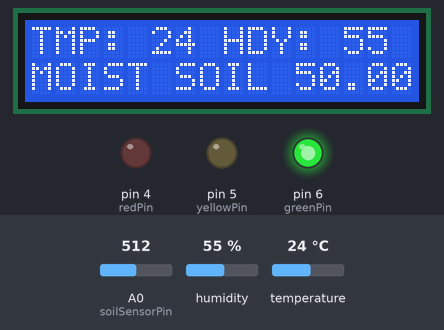
Recording of a sketch running on a simulated Arduino Uno, built with avr-gcc and run on an emulated ATmega328P. Parts: 16×2 character LCD, output pins drawn as LEDs (lit = HIGH). The inputs (shaded band) are chosen by the test bench; at power-on: A0 (soilSensorPin) = 512, humidity 55 %, temperature 24 °C. What the sketch prints to the serial monitor is not drawn.

Above: at 1.2 s.
1.3 s: A0 (soilSensorPin) set to 688
At 2.9 s:
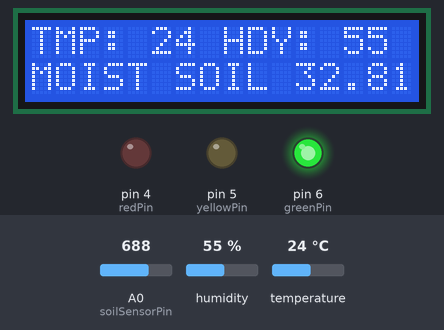
3.6 s: A0 (soilSensorPin) set to 707
At 4.9 s:
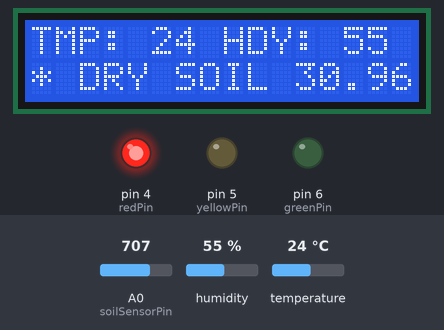
5.7 s: A0 (soilSensorPin) set to 240
At 7.6 s:
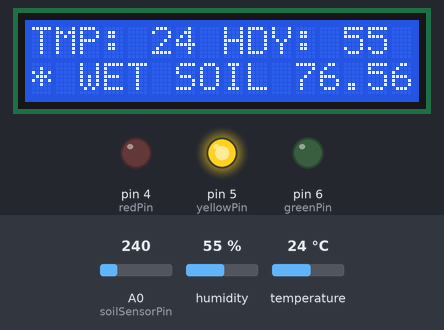
8.3 s: A0 (soilSensorPin) set to 89
At 9.7 s:
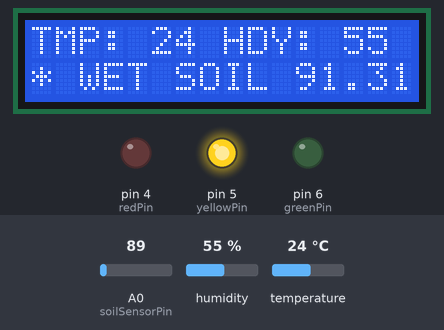
10.4 s: A0 (soilSensorPin) set to 0
At 12.7 s:
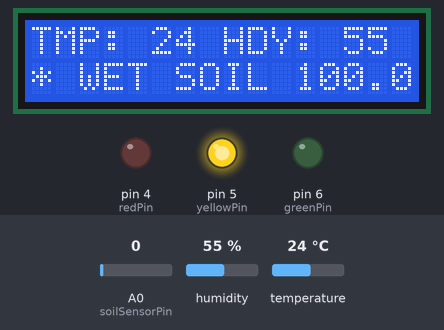
13.0 s: A0 (soilSensorPin) set to 95
At 13.7 s:
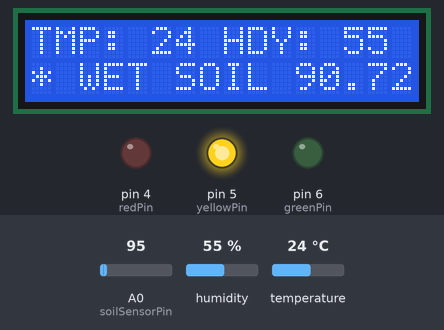
15.1 s: A0 (soilSensorPin) set to 105
Timing chart, 0 to 18.1 s (numbered marks = the images above; inputs shaded):
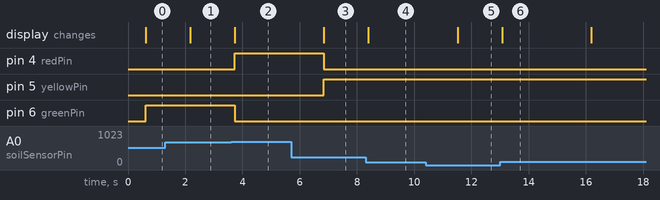

Measured:
- the behaviour switches between 699 and 700 on A0 (soilSensorPin) (found by bisection; images 1 and 2)
- after the input at 1.3 s, the display: changes after 0.88 s (image 1)
- after the input at 3.6 s, pin 4 (redPin): LOW → HIGH after 0.12 s; pin 6 (greenPin): HIGH → LOW after 0.12 s; the display: changes after 0.13 s (image 2)
- after the input at 5.7 s, pin 4 (redPin): HIGH → LOW after 1.1 s; pin 5 (yellowPin): LOW → HIGH after 1.1 s; the display: changes after 1.1 s (image 3)
- after the input at 8.3 s, the display: changes after 0.10 s (image 4)
- after the input at 10.4 s, the display: changes after 1.1 s (image 5)
- after the input at 13.0 s, the display: changes after 0.08 s (image 6)

The sketch:

arduino.ino
```cpp
#include <DHT11.h>
#include <DIYables_LCD_I2C.h>

DHT11 dht11(2); // init DHT11 Sensor in A2 port

// Define the pins
int soilSensorPin = A0; // Soil Sensor Pin

// LED Pins
int redPin = 4; // DRY Soil
int yellowPin = 5; // Wet Soil
int greenPin = 6; // Moist Soil

// Variables to store sensor value
int soilSensorValue = 0;
// int sen2val = 0;
DIYables_LCD_I2C lcd(0x27, 16, 2); // I2C address 0x27, 16 columns, 2 rows

void setup() {
  // Initialize serial communication at 9600 baud rate
  Serial.begin(9600);

  // Initialize the LED pin as an output
  pinMode(redPin, OUTPUT);
  pinMode(greenPin, OUTPUT);
  pinMode(yellowPin, OUTPUT);

  lcd.init();      // Initialize the LCD
  lcd.backlight(); // Turn on the backlight
}

void loop() {
  lcd.setCursor(0, 0);

  int temperature = 0;
  int humidity = 0;

  // Attempt to read the temperature and humidity values from the DHT11 sensor.
  int result = dht11.readTemperatureHumidity(temperature, humidity);

  // Check the results of the readings.
  // If the reading is successful, print the temperature and humidity values.
  // If there are errors, print the appropriate error messages.
  if (result == 0) {
      // Serial.print("Temperature: ");
      Serial.print(temperature);
      Serial.print(",");
      Serial.print(humidity);
      // Serial.println(" %");
  } else {
      // Print error message based on the error code.
      Serial.println(DHT11::getErrorString(result));
  }

  // Print Soil Sensor Values
  soilSensorValue = analogRead(soilSensorPin);

  lcd.print("TMP: ");
  lcd.print(temperature);
  lcd.print(" HDY: ");
  lcd.print(humidity);

  Serial.print(",");

  lcd.setCursor(0, 1);
  // Check if the soil is dry
  if (soilSensorValue >= 700) {
    lcd.print("* DRY SOIL ");
    Serial.print("dry,");
    digitalWrite(redPin, HIGH);
    digitalWrite(greenPin, LOW);
    digitalWrite(yellowPin, LOW);
  } else if (soilSensorValue >= 250) {
    lcd.print("MOIST SOIL ");
    Serial.print("moist,");
    digitalWrite(redPin, LOW);
    digitalWrite(greenPin, HIGH);
    digitalWrite(yellowPin, LOW);
  } else if (soilSensorValue < 250){
    lcd.print("* WET SOIL ");
    Serial.print("wet,");
    digitalWrite(redPin, LOW);
    digitalWrite(greenPin, LOW);
    digitalWrite(yellowPin, HIGH);
  }

  // calculate percentage of the Soil Sensor Value
  float value = (((soilSensorValue / 1024.0) * 100) - 100 )* -1;
  lcd.print(value);
  if(soilSensorValue > 999) lcd.print("%");
  if(soilSensorValue <= 999) lcd.print("%");
  if(soilSensorValue <= 99) lcd.print("%  ");
  if(soilSensorValue <= 9) lcd.print("%   ");
  Serial.println(soilSensorValue);

  // Wait for a second before taking another reading
  delay(1000);
}
```
